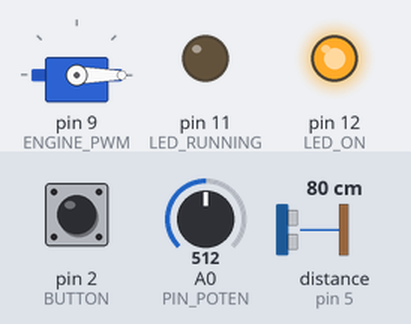
A sketch run on a simulated Arduino Uno, built with avr-gcc and run on an emulated ATmega328P. On the bench: servo, output pins drawn as LEDs (lit = HIGH). The inputs (shaded band) are chosen by the test bench; at power-on: pin 2 (BUTTON) LOW, A0 (PIN_POTEN) = 512, distance to the obstacle (sensor on pin 5) 80 cm. The echo pulse lasts 58.3 µs per cm.

Above: at 2.3 s.
2.4 s: pin 2 (BUTTON) pulled HIGH for 0.75 s
At 3.11 s:
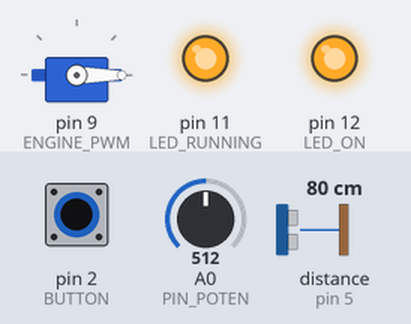
5.7 s: A0 (PIN_POTEN) set to 306
At 6.85 s:
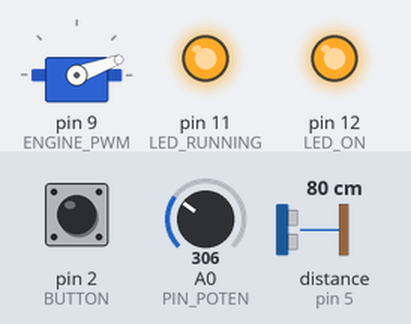
9.0 s: A0 (PIN_POTEN) set to 122
12.3 s: A0 (PIN_POTEN) set to 511
At 12.46 s:
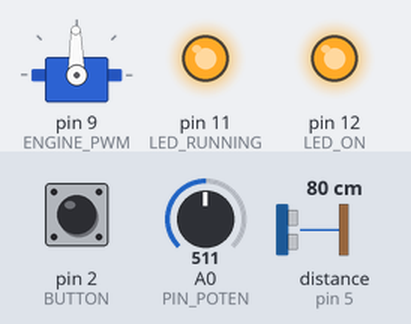
15.6 s: A0 (PIN_POTEN) set to 0
18.9 s: A0 (PIN_POTEN) set to 900
At 19.09 s:
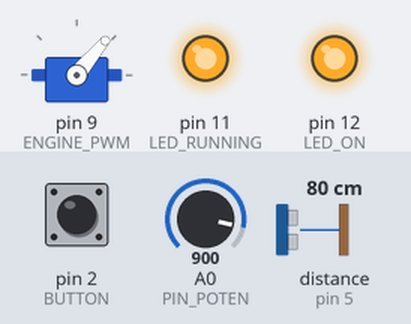
Timing chart, 0 to 23.2 s (numbered marks = the images above; inputs shaded):
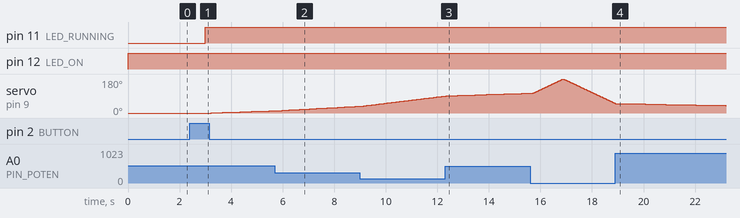

Measured:
- after the input at 2.4 s, pin 11 (LED_RUNNING): LOW → HIGH after 0.60 s; servo on pin 9 (ENGINE_PWM): moves from 0° to 11° over 2.3 s, starting after 0.83 s
- after the input at 18.9 s, pin 11 (LED_RUNNING): stays HIGH (without the input it goes to LOW after 0.79 s)

The sketch:

radar_rtos_v2.ino
```cpp
// (licence header left out)
#include "Arduino_FreeRTOS.h"
#include "task.h"
#include "semphr.h"
#include <math.h>

#include <Ultrasonic.h>
#include <Servo.h>

#define ULTR_TRIGGER 4
#define ULTR_ECHO 5
#define ENGINE_PWM 9
#define INIT_ANGLE 0
#define END_ANGLE 180
#define PIN_POTEN A0
#define BUTTON 2
#define LED_ON 12
#define LED_RUNNING 11

enum States { STATE_ZERO = 0,
              STATE_ONE };      /// Estados possiveis, zero = nao operante ; um = operando
enum States state = STATE_ZERO; /// Inicia variavel de estado no estado zero
volatile bool running = false;  /// Variavel que indica se esta rodando a leitura das distancias
volatile int max_dist = 0;      /// Instancia variavel para distancia maxima com valor baixo
volatile int min_dist = 999;    /// INstancia variavel para distancia minima com valor alto

/// Tarefas
TaskHandle_t readSensorTaskH;   /// Cria handler para a tarefa de ler o sensor
TaskHandle_t servoTaskH;        /// Cria handler para a tarefa de controlar o motor
TaskHandle_t buttonTaskH;       /// Cria handler para a tarefa de ler o botao
TaskHandle_t logTaskH;          /// Cria handler para a tarefa de criar o log das distancias

/// Semaforos
SemaphoreHandle_t semServo;     /// Cria handler para o semaforo do motor
SemaphoreHandle_t semLog;       /// Cria handler para o semaforo do log

/// Declaração sensor Ultrasônico
Ultrasonic ultrasonic(ULTR_TRIGGER, ULTR_ECHO);   /// Instancia o sensor como um objeto linkando as portas designadas a ele

/**
 * @brief funcao de setup do sistema, define variaveis e tarefas
 *
 */
void setup() {

  Serial.begin(9600); /// Inicializa Serial

  /// Setup inputs e outputs
  pinMode(BUTTON, INPUT);
  pinMode(LED_ON, OUTPUT);
  pinMode(LED_RUNNING, OUTPUT);

  /// Garante que os leds estarão desligados
  digitalWrite(LED_ON, LOW);
  digitalWrite(LED_RUNNING, LOW);

  while (!Serial) {
    ;  /// Espera até a porta serial conectar
  }

  semServo = xSemaphoreCreateBinary();    /// Cria o semaforo para o servo motor

  if (semServo == NULL) {
    Serial.println("Erro ao criar o semaforo do Servo motor"); /// Printa mensagem de erro ao criar semaforo do servo motor
  }

  semLog = xSemaphoreCreateBinary();      /// Cria o semaforo para o servo motor

  if (semLog == NULL) {
    Serial.println("Erro ao criar o semaforo de Log"); /// Printa mensagem de erro ao criar semaforo do log
  }

  ///Cria tarefa readSensorTask
  xTaskCreate(readSensorTask,
              "readSensorTask",
              128,
              NULL,
              1,
              &readSensorTaskH);

  ///Cria tarefa ledTask
  xTaskCreate(servoTask,
              "servoTask",
              128,
              NULL,
              1,
              &servoTaskH);

  ///Cria tarefa buttonTask
  xTaskCreate(buttonTask,
              "buttonTask",
              128,
              NULL,
              2,
              &buttonTaskH);

  ///Cria tarefa logTask
  xTaskCreate(logTask,
              "logTask",
              128,
              NULL,
              2,
              &logTaskH);
}

/**
 * @brief funcao de loop do arduino
 *
 */
void loop() {
  /// Nada é feito aqui, Todas as funções são feitas em Tasks e não no loop do arduino
}


/**
 * @brief Leitura sensor Ultrassonico
 *
 * @param arg
 */
void readSensorTask(void *arg) {

  static int distance;      /// Instancia variavel para medir a distancia

  /**
   * @brief testa se o estado = 1 e se for, faz a leitura do sensor e compara as distancias maximas e minimas, caso nao seja estado um, espera e verifica novamente
   *
   */
  while (1) {
    if (state == STATE_ONE) {
      distance = ultrasonic.read();     /// Le o dado do sensor
      if(distance > max_dist){
        max_dist = distance;
      }

      if(distance < min_dist){
        min_dist = distance;
      }
      //Serial.println("Distance in CM: " + String(distance));
      vTaskDelay(10);  // 1s

    } else {
      vTaskDelay(100);
    }
  }

  //O codigo nunca deve chegar aqui
  vTaskDelete(NULL);  /// Deleta a Task atual
}


/**
 * @brief Controle do motor servo motor
 *
 * @param arg
 */
void servoTask(void *arg) {

  Servo servo;                    /// instancia a variavel de objeto do servo motor
  servo.attach(ENGINE_PWM);       /// anexa o pino designado ao servo motor
  static int position;            /// define a variavel para a companhar a posicao do motor
  servo.write(0);                 /// redefine o valor de posicao para a inicial
  static int speed = 1;
  static int count = 1;

  /**
   * @brief verifica se semaforo esta disponivel, se sim começa a rotacao do motor ate 180 graus e volta novamente
   *
   */
  while (1) {

    //if (state == STATE_ONE && count != 0) {
    if (xSemaphoreTake(semServo, portMAX_DELAY)) {
      running = true;

      while (count != 0) {
        for (position = INIT_ANGLE; position < END_ANGLE; position++) {
          servo.write(position);
          speed = analogRead(PIN_POTEN);
          speed = map(speed, 1, 1023, 1, 30);
          vTaskDelay(speed);
        }

        vTaskDelay(1);
        for (position = END_ANGLE; position >= INIT_ANGLE; position--) {
          servo.write(position);
          speed = analogRead(PIN_POTEN);
          speed = map(speed, 1, 1023, 1, 30);
          vTaskDelay(speed);
        }

        count--;
      }

      state = STATE_ZERO;
      digitalWrite(LED_RUNNING, LOW);
      running = false;
      count = 2;
      vTaskDelay(300);
      xSemaphoreGive(semLog);
    }
  }

  //O codigo nunca deve chegar aqui
  vTaskDelete(NULL);  //Deleta a Task atual
}

/* buttonTask
 *
 */

/**
 * @brief Faz a leitura e controle do sistema atraves do botão
 *
 * @param arg
 */
void buttonTask(void *arg) {
  static bool button = digitalRead(BUTTON); /// Le estado atual do botao
  static bool lastButton;                   /// variavel que guarda o estado anterior do botao

  digitalWrite(LED_ON, HIGH);   /// Led indicando que o sistema esta pronto para iniciar

  /**
   * @brief guarda o estado anterior do botao, le o estado atual, se atinge os criterios para ligar o radar,
   * ele da o semaforo ao servo motor e inicia a leitura das distancias
   *
   */
  while (1) {
    lastButton = button;
    button = digitalRead(BUTTON);

    //Serial.println("State: " + String(state));
    //Serial.println("Button: " + String(button));

    switch (state) {
      case STATE_ZERO:
        digitalWrite(LED_RUNNING, LOW);

        if (button == HIGH && button != lastButton) {
          state = STATE_ONE;
          digitalWrite(LED_RUNNING, HIGH);

          xSemaphoreGive(semServo);

          //vTaskResume(readSensorTaskH);
          //vTaskResume(servoTaskH);
        }

        break;

      case STATE_ONE:
        if (button == LOW && !running) {
          state = STATE_ZERO;
          digitalWrite(LED_RUNNING, LOW);
          //vTaskSuspend(readSensorTaskH);
          //vTaskSuspend(servoTaskH);
        }

        break;

      default:
        break;
    }

    vTaskDelay(100);
  }

  //O codigo nunca deve chegar aqui
  vTaskDelete(NULL);  //Deleta a Task atual
}


/**
 * @brief Faz o print dos dados de indice da captura e das distancias maximas e minimas para a porta serial
 *
 * @param arg
 */
void logTask(void *arg){

  /**
   * @brief verifica se semaforo esta disponivel para si e printa as informacoes na porta serial, apos,
   * reescreve os dados de distancia maxima e minima para a proxima execucao
   *
   */
  while (1) {
      if(xSemaphoreTake(semLog, portMAX_DELAY)){
          Serial.println("max"+String(max_dist)+";min"+String(min_dist));
          max_dist = 0;
          min_dist = 999;
      }
      vTaskDelay(300);
  }

  vTaskDelete(NULL);
}
```
